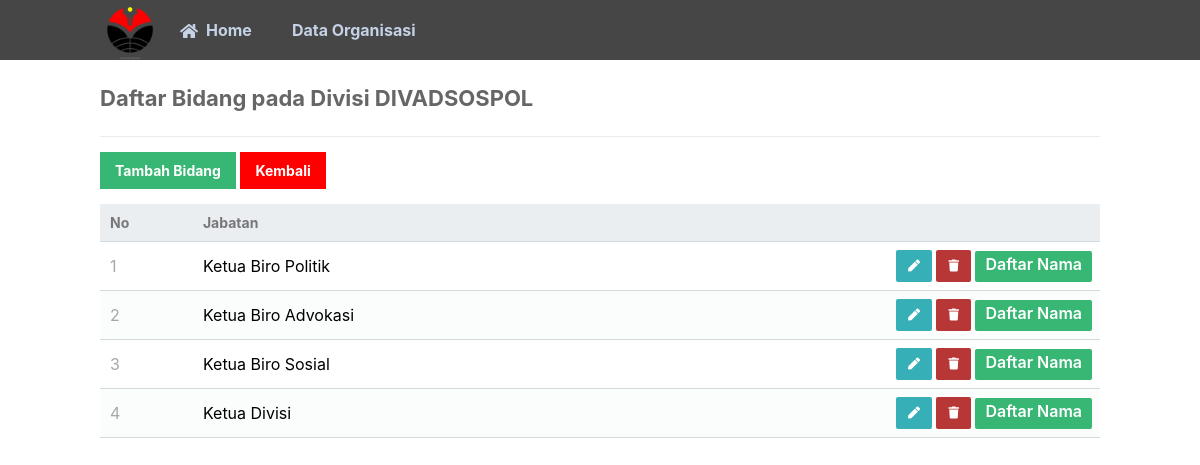
/bidang_divisi/readBidang.php?id_divisi=6, run on the app's committed database.
### tables this page shows
CREATE TABLE `divisi` (
  `id_divisi` int(11) NOT NULL,
  `nama_divisi` varchar(100) NOT NULL
);

CREATE TABLE `bidang_divisi` (
  `id_bidang` int(11) NOT NULL,
  `jabatan` varchar(100) NOT NULL,
  `id_divisi` int(11) NOT NULL
);

### bidang_divisi/readBidang.php (the view, shortened to what this page needs)
<?php
include '../functions.php';
require '../function.php';
$id_divisi = $_GET['id_divisi'];
$sql = "select * from bidang_divisi where id_divisi='$id_divisi' order by id_bidang asc";
$sql2 = "select * from divisi where id_divisi='$id_divisi'";
$q = mysqli_query($conn, $sql);
$q2 = mysqli_query($conn, $sql2);
?>
<?= template_header_bidang('Bidang Divisi') ?>
<div class="content read">
    <h2>Daftar Bidang pada Divisi
        <?php
        $data =  mysqli_fetch_assoc($q2);
        echo $data['nama_divisi'];
        ?>
    </h2>
    <a href="createBidang.php?id_divisi=<?= $data['id_divisi'] ?>" class="create-contact">Tambah Bidang</a>
    <a href="../divisi/readDivisi.php" class="create-contact2">Kembali</a>
    <table>
        <thead>
            <tr>
                <td>No</td>
                <td>Jabatan</td>
                <td></td>
            </tr>
        </thead>
        <tbody>
            <?php
            $no = 1;
            while ($data =  mysqli_fetch_assoc($q)) {
                $id_bidang = $data['id_bidang'];
                $id_divisi = $data['id_divisi'];
            ?>
                <tr>
                    <td><?= $no ?></td>
                    <td><?= $data['jabatan'] ?></td>
                    <td class="actions">
                        <a href="updateBidang.php?id_bidang=<?= $id_bidang ?>" class="edit"><i class="fas fa-pen fa-xs"></i></a>
                        <a href="deleteBidang.php?id_bidang=<?= $id_bidang ?>" class="trash"><i class="fas fa-trash fa-xs"></i></a>
                        <a href="../pengurus/readPengurus.php?id_bidang=<?= $id_bidang ?>&id_divisi=<?= $id_divisi ?>" class="bidang">Daftar Nama</a>
                    </td>
                </tr>
            <?php
                $no++;
            }
            ?>
        </tbody>
    </table>
</div>
<?= template_footer() ?>

### assets/style/style.css (style rules this page uses)
* { box-sizing: border-box; font-family: -apple-system, BlinkMacSystemFont, "segoe ui", roboto, oxygen, ubuntu, cantarell, "fira sans", "droid sans", "helvetica neue", Arial, sans-serif; font-size: 16px; -webkit-font-smoothing: antialiased; -moz-osx-font-smoothing: grayscale; }
body { background-color: #FFFFFF; margin: 0; }
.content { width: 1000px; margin: 0 auto; }
.content h2 { margin: 0; padding: 25px 0; font-size: 22px; border-bottom: 1px solid #ebebeb; color: #666666; }
.read .create-contact { display: inline-block; text-decoration: none; background-color: #38b673; font-weight: bold; font-size: 14px; color: #FFFFFF; padding: 10px 15px; margin: 15px 0; }
.read table { width: 100%; padding-top: 30px; border-collapse: collapse; }
.read table thead { background-color: #ebeef1; border-bottom: 1px solid #d3dae0; }
.read table thead td { padding: 10px; font-weight: bold; color: #767779; font-size: 14px; }
.read table tbody tr { border-bottom: 1px solid #d3dae0; }
.read table tbody tr:nth-child(even) { background-color: #fbfcfc; }
.read table tbody tr td { padding: 10px; }
.read table tbody tr td:nth-child(1) { color: #a5a7a9; }
.read table tbody tr td.actions { padding: 8px; text-align: right; }
.read table tbody tr td.actions .edit, .read table tbody tr td.actions .trash { display: inline-flex; text-align: right; text-decoration: none; border-radius: 2px; color: #FFFFFF; padding: 10px 12px; }
.read table tbody tr td.actions .trash { background-color: #b73737; }
.read table tbody tr td.actions .edit { background-color: #37afb7; }
.read table tbody tr td.actions .bidang { display: inline-flex; text-align: right; text-decoration: none; font-weight: 600; border-radius: 2px; color: white; padding: 3.5px 10px 7.5px 10px; }
.read table tbody tr td.actions .bidang { background-color: #38b673; }

### bidang_divisi/readBidang.php (style rules this page uses)
.create-contact2 { display: inline-block; text-decoration: none; background-color: red; font-weight: bold; font-size: 14px; color: #FFFFFF; padding: 10px 15px; margin: 15px 0; }

### data on the page
divisi: nama_divisi "DIVADSOSPOL"
bidang_divisi: jabatan "Ketua Biro Politik"
bidang_divisi: jabatan "Ketua Biro Advokasi"
bidang_divisi: jabatan "Ketua Biro Sosial"
bidang_divisi: jabatan "Ketua Divisi"
